Frame 1 (no input): blank canvas, image omitted
Frame 60 (no input): blank canvas, image omitted
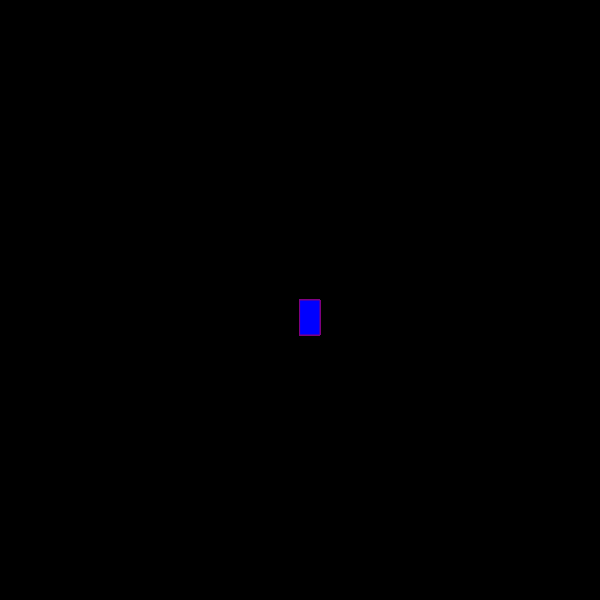
Frame 120 (the mouse pressed at the canvas centre since frame 60)

The p5.js sketch whose frames 1 and 60 were blank and that drew this single picture after the mouse press (run headless with seeded random() and noise() and a simulated clock; from frame 60 on, the mouse is pressed at the canvas centre):

// p5.js sketch
// ── sketch.js
function setup() {
    createCanvas(600, 600);
     background("black");
  }
  
  
  function draw() {
    
    stroke ("purple");
    fill ("blue");
   
    
    // console.log(mouseIsPressed);
    
    if (mouseIsPressed){
      rect(mouseX, mouseY, 20, 35);
    }
  }
